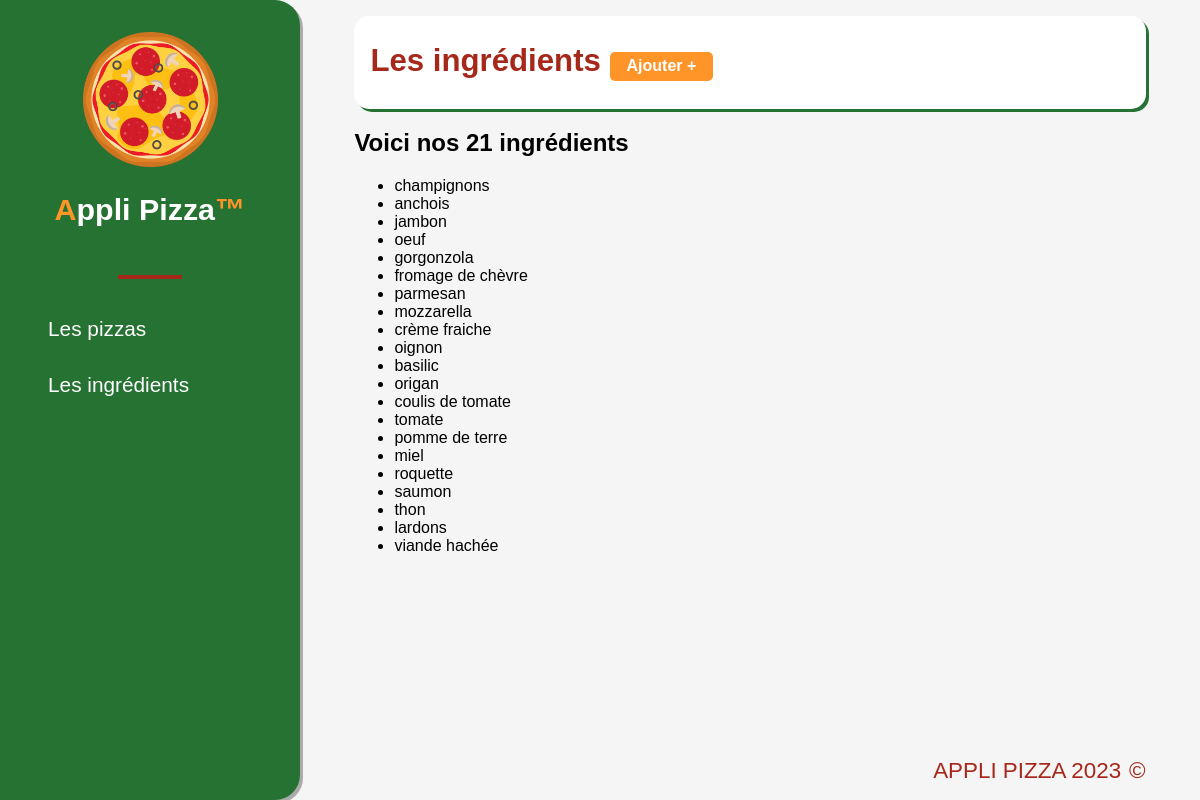
The page /ingredients/ on the database as committed earlier.
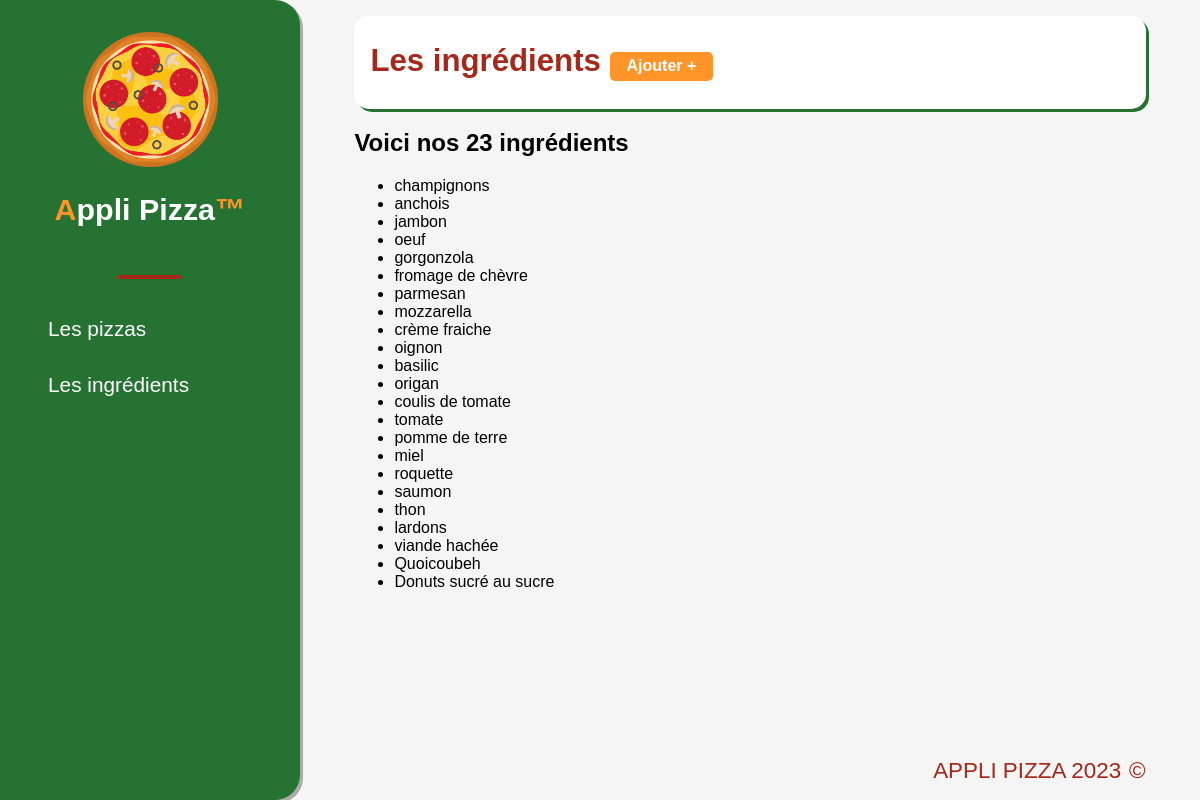
The same page on the database as committed later.
### applipizza/models.py (models this page shows)
class Ingredient(models.Model):
    idIngredient = models.AutoField(primary_key=True)
    nomIngredient = models.CharField(max_length=50, verbose_name="Nom de l'ingrédient")
    def __str__(self) -> str:
        return self.nomIngredient

### applipizza/views.py (the view)
# urls.py: path('ingredients/', views.ingredients),
def ingredients(request):
    lesIngredients = Ingredient.objects.all()
    return render(request, 'applipizza/ingredients.html', {'ingredients': lesIngredients})

### applipizza/templates/applipizza/ingredients.html (shortened to what this page needs)
{% extends 'applipizza/base.html' %}
{% block title_page %}
Les ingrédients
        <a href="/ingredients/add" class="link_to_add">Ajouter +</a>
{% endblock %}
{% block content %}
<h2>Voici nos {{ ingredients|length }} ingrédients</h2>
<ul>
    {% for ing in ingredients %}
    <li>{{ ing }}</li>
    {% endfor %}
</ul>
{% endblock %}

Rows that differ between the two databases and show on the page:
added Ingredient: nomIngredient "Quoicoubeh"
added Ingredient: nomIngredient "Donuts sucré au sucre"
Other text that changed with them:
{{ ingredients|length }}: "21" → "23"
